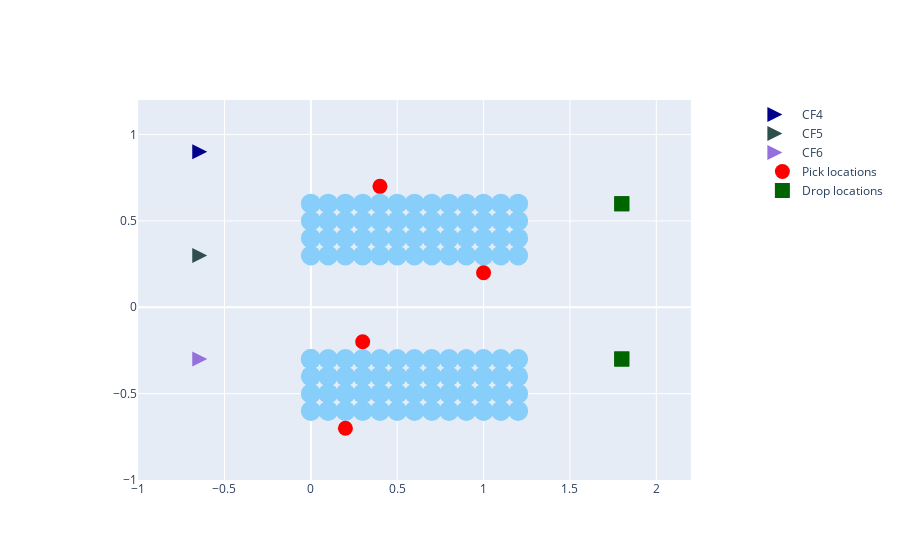
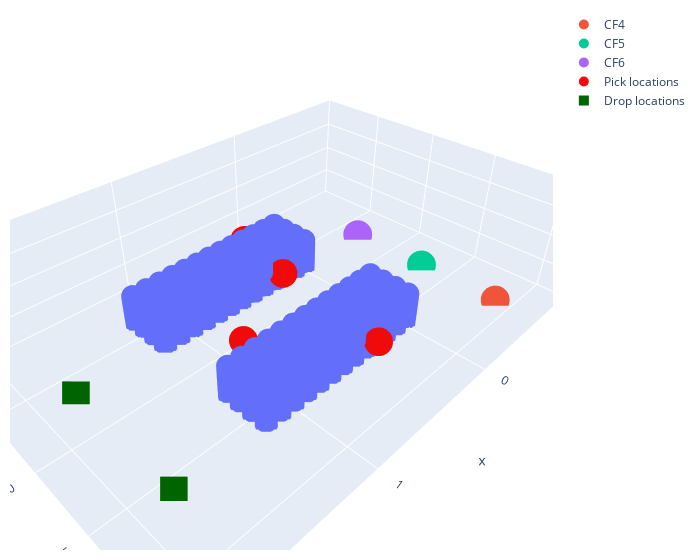

Notebook code for these charts, in order:
### Markdown cell above
#### STEP 3: Implement Multi-Agent Path Finding

### Code cell
# 2D plot of the scene
import plotly.graph_objects as go
fig1 = go.Figure()
fig2 = go.Figure()

sim = Simulation(env=env, fig1=fig1, fig2=fig2)

sim.add_agents(agent_list)
sim.set_task_list(task_list)
sim.init_plot()

### Figure 1 — Plotly figure (JSON) as saved in the notebook; plotly's stock layout.template omitted (floating-point values rounded to 4 significant figures)
{"data": [{"marker": {"color": "LightSkyBlue", "size": 20}, "mode": "markers", "showlegend": false, "type": "scatter", "x": [0, 0, 0, 0, 0, 0.1, 0.1, 0.1, 0.1, 0.2, 0.2, 0.2, 0.2, 0.3, 0.3, 0.3, 0.3, 0.4, 0.4, 0.4, 0.4, 0.5, 0.5, 0.5, 0.5, 0.6, 0.6, 0.6, 0.6, 0.7, 0.7, 0.7, 0.7, 0.8, 0.8, 0.8, 0.8, 0.9, 0.9, 0.9, 0.9, 1, 1, 1, 1, 1.1, 1.1, 1.1, 1.1, 1.2, 1.2, 1.2, 1.2, 0, 0, 0, 0, 0.1, 0.1, 0.1, 0.1, 0.2, 0.2, 0.2, 0.2, 0.3, 0.3, 0.3, 0.3, 0.4, 0.4, 0.4, 0.4, 0.5, 0.5, 0.5, 0.5, 0.6, 0.6, 0.6, 0.6, 0.7, 0.7, 0.7, 0.7, 0.8, 0.8, 0.8, 0.8, 0.9, 0.9, 0.9, 0.9, 1, 1, 1, 1, 1.1, 1.1, 1.1, 1.1, 1.2, 1.2, 1.2, 1.2], "y": [-0.3, -0.3, -0.4, -0.5, -0.6, -0.3, -0.4, -0.5, -0.6, -0.3, -0.4, -0.5, -0.6, -0.3, -0.4, -0.5, -0.6, -0.3, -0.4, -0.5, -0.6, -0.3, -0.4, -0.5, -0.6, -0.3, -0.4, -0.5, -0.6, -0.3, -0.4, -0.5, -0.6, -0.3, -0.4, -0.5, -0.6, -0.3, -0.4, -0.5, -0.6, -0.3, -0.4, -0.5, -0.6, -0.3, -0.4, -0.5, -0.6, -0.3, -0.4, -0.5, -0.6, 0.3, 0.4, 0.5, 0.6, 0.3, 0.4, 0.5, 0.6, 0.3, 0.4, 0.5, 0.6, 0.3, 0.4, 0.5, 0.6, 0.3, 0.4, 0.5, 0.6, 0.3, 0.4, 0.5, 0.6, 0.3, 0.4, 0.5, 0.6, 0.3, 0.4, 0.5, 0.6, 0.3, 0.4, 0.5, 0.6, 0.3, 0.4, 0.5, 0.6, 0.3, 0.4, 0.5, 0.6, 0.3, 0.4, 0.5, 0.6, 0.3, 0.4, 0.5, 0.6]}, {"marker": {"color": "DarkBlue", "size": 15, "symbol": "arrow-right"}, "mode": "markers", "name": "CF4", "type": "scatter", "x": [-0.6], "y": [0.9]}, {"marker": {"color": "DarkSlateGrey", "size": 15, "symbol": "arrow-right"}, "mode": "markers", "name": "CF5", "type": "scatter", "x": [-0.6], "y": [0.3]}, {"marker": {"color": "MediumPurple", "size": 15, "symbol": "arrow-right"}, "mode": "markers", "name": "CF6", "type": "scatter", "x": [-0.6], "y": [-0.3]}, {"marker": {"color": "Red", "size": 15}, "mode": "markers", "name": "Pick locations", "type": "scatter", "x": [0.4, 0.3, 1, 0.2], "y": [0.7, -0.2, 0.2, -0.7]}, {"marker": {"color": "DarkGreen", "size": 15, "symbol": "square"}, "mode": "markers", "name": "Drop locations", "type": "scatter", "x": [1.8, 1.8, 1.8, 1.8], "y": [0.6, -0.3, -0.3, 0.6]}], "layout": {"xaxis": {"constrain": "domain", "range": [-1, 2.2]}, "yaxis": {"range": [-1, 1.2], "scaleanchor": "x", "scaleratio": 1}}}

### Figure 2 — Plotly figure (JSON) as saved in the notebook; plotly's stock layout.template omitted (floating-point values rounded to 4 significant figures; data arrays with more than 128 entries replaced by an {"elided": "..."} marker saying what was removed)
{"data": [{"mode": "markers", "showlegend": false, "type": "scatter3d", "x": {"elided": "1260 float values"}, "y": {"elided": "1260 float values"}, "z": {"elided": "1260 float values"}}, {"marker": {"size": 10, "symbol": "circle"}, "mode": "markers", "name": "CF4", "type": "scatter3d", "x": [-0.6], "y": [0.9], "z": [0.075]}, {"marker": {"size": 10, "symbol": "circle"}, "mode": "markers", "name": "CF5", "type": "scatter3d", "x": [-0.6], "y": [0.3], "z": [0.075]}, {"marker": {"size": 10, "symbol": "circle"}, "mode": "markers", "name": "CF6", "type": "scatter3d", "x": [-0.6], "y": [-0.3], "z": [0.075]}, {"marker": {"color": "rgba(240, 10, 10, 1.0)", "size": 10}, "mode": "markers", "name": "Pick locations", "type": "scatter3d", "x": [0.4, 0.3, 1, 0.2], "y": [0.7, -0.2, 0.2, -0.7], "z": [0.4, 0.4, 0.6, 0.4]}, {"marker": {"color": "rgba(0, 100, 0, 1.0)", "size": 10, "symbol": "square"}, "mode": "markers", "name": "Drop locations", "type": "scatter3d", "x": [1.8, 1.8, 1.8, 1.8], "y": [0.6, -0.3, -0.3, 0.6], "z": [0.1, 0.1, 0.1, 0.1]}], "layout": {"margin": {"b": 10, "l": 10, "r": 20, "t": 10}, "scene": {"xaxis": {"nticks": 6, "range": [-1, 2.2]}, "yaxis": {"nticks": 6, "range": [-1, 1.2]}, "zaxis": {"nticks": 6, "range": [0, 2]}}, "width": 700}}
